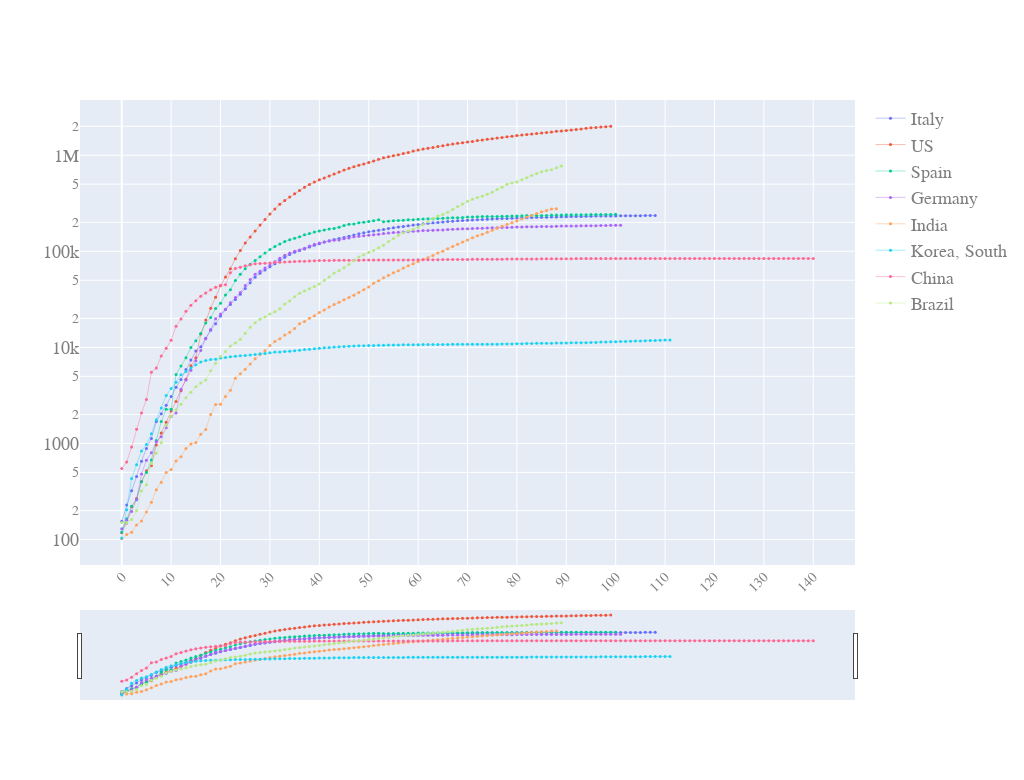

Notebook source saved alongside this figure:
### Code cell
quick_plot(pd_sync_timelines.date,
          pd_sync_timelines.iloc[:,:-1],
          yscale= 'log',
          slider=True
          )

### Figure 1 — Plotly figure (JSON) as saved in the notebook; plotly's stock layout.template omitted (floating-point values rounded to 4 significant figures; data arrays with more than 128 entries replaced by an {"elided": "..."} marker saying what was removed)
{"data": [{"line": {"width": 0.4}, "marker": {"size": 3}, "mode": "lines+markers", "name": "Italy", "type": "scatter", "x": {"elided": "141 int values"}, "y": {"elided": "141 int values"}}, {"line": {"width": 0.4}, "marker": {"size": 3}, "mode": "lines+markers", "name": "US", "type": "scatter", "x": {"elided": "141 int values"}, "y": {"elided": "141 int values"}}, {"line": {"width": 0.4}, "marker": {"size": 3}, "mode": "lines+markers", "name": "Spain", "type": "scatter", "x": {"elided": "141 int values"}, "y": {"elided": "141 int values"}}, {"line": {"width": 0.4}, "marker": {"size": 3}, "mode": "lines+markers", "name": "Germany", "type": "scatter", "x": {"elided": "141 int values"}, "y": {"elided": "141 int values"}}, {"line": {"width": 0.4}, "marker": {"size": 3}, "mode": "lines+markers", "name": "India", "type": "scatter", "x": {"elided": "141 int values"}, "y": {"elided": "141 int values"}}, {"line": {"width": 0.4}, "marker": {"size": 3}, "mode": "lines+markers", "name": "Korea, South", "type": "scatter", "x": {"elided": "141 int values"}, "y": {"elided": "141 int values"}}, {"line": {"width": 0.4}, "marker": {"size": 3}, "mode": "lines+markers", "name": "China", "type": "scatter", "x": {"elided": "141 int values"}, "y": {"elided": "141 int values"}}, {"line": {"width": 0.4}, "marker": {"size": 3}, "mode": "lines+markers", "name": "Brazil", "type": "scatter", "x": {"elided": "141 int values"}, "y": {"elided": "141 int values"}}], "layout": {"autosize": true, "font": {"color": "#7f7f7f", "family": "PT Sans. monospace", "size": 18}, "height": 780, "width": 1024, "xaxis": {"nticks": 20, "rangeslider": {"visible": true}, "tickangle": -45, "tickfont": {"color": "#7f7f7f", "size": 14}}, "yaxis": {"type": "log"}}}
